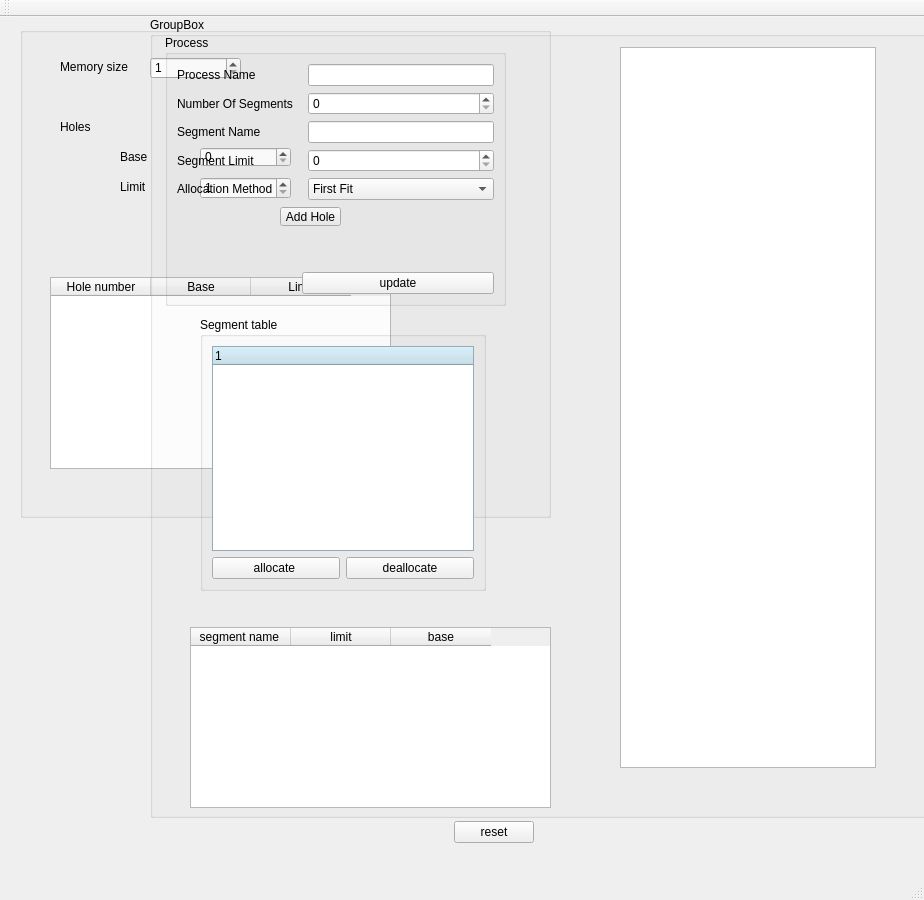
<?xml version="1.0" encoding="UTF-8"?>
<ui version="4.0">
 <class>MainWindow</class>
 <widget class="QMainWindow" name="MainWindow">
  <property name="geometry">
   <rect>
    <x>0</x>
    <y>0</y>
    <width>924</width>
    <height>900</height>
   </rect>
  </property>
  <property name="windowTitle">
   <string>MainWindow</string>
  </property>
  <widget class="QWidget" name="centralwidget">
   <widget class="QGroupBox" name="groupholes">
    <property name="geometry">
     <rect>
      <x>20</x>
      <y>10</y>
      <width>531</width>
      <height>491</height>
     </rect>
    </property>
    <property name="title">
     <string/>
    </property>
    <widget class="QToolButton" name="update">
     <property name="geometry">
      <rect>
       <x>260</x>
       <y>180</y>
       <width>61</width>
       <height>19</height>
      </rect>
     </property>
     <property name="text">
      <string>Add Hole</string>
     </property>
    </widget>
    <widget class="QSpinBox" name="limit">
     <property name="geometry">
      <rect>
       <x>180</x>
       <y>150</y>
       <width>91</width>
       <height>22</height>
      </rect>
     </property>
     <property name="minimum">
      <number>1</number>
     </property>
     <property name="maximum">
      <number>100000</number>
     </property>
    </widget>
    <widget class="QLabel" name="label_3">
     <property name="geometry">
      <rect>
       <x>100</x>
       <y>150</y>
       <width>71</width>
       <height>20</height>
      </rect>
     </property>
     <property name="text">
      <string>Limit</string>
     </property>
    </widget>
    <widget class="QLabel" name="label_2">
     <property name="geometry">
      <rect>
       <x>40</x>
       <y>90</y>
       <width>71</width>
       <height>20</height>
      </rect>
     </property>
     <property name="text">
      <string>Holes</string>
     </property>
    </widget>
    <widget class="QLabel" name="label_5">
     <property name="geometry">
      <rect>
       <x>100</x>
       <y>120</y>
       <width>71</width>
       <height>20</height>
      </rect>
     </property>
     <property name="text">
      <string>Base</string>
     </property>
    </widget>
    <widget class="QToolButton" name="done">
     <property name="geometry">
      <rect>
       <x>370</x>
       <y>450</y>
       <width>61</width>
       <height>20</height>
      </rect>
     </property>
     <property name="text">
      <string>Done</string>
     </property>
    </widget>
    <widget class="QLabel" name="label">
     <property name="geometry">
      <rect>
       <x>40</x>
       <y>30</y>
       <width>91</width>
       <height>20</height>
      </rect>
     </property>
     <property name="text">
      <string>Memory size</string>
     </property>
    </widget>
    <widget class="QSpinBox" name="base">
     <property name="geometry">
      <rect>
       <x>180</x>
       <y>120</y>
       <width>91</width>
       <height>20</height>
      </rect>
     </property>
     <property name="maximum">
      <number>100000</number>
     </property>
    </widget>
    <widget class="QSpinBox" name="memorysize">
     <property name="geometry">
      <rect>
       <x>130</x>
       <y>30</y>
       <width>91</width>
       <height>22</height>
      </rect>
     </property>
     <property name="minimum">
      <number>1</number>
     </property>
     <property name="maximum">
      <number>10000</number>
     </property>
    </widget>
    <widget class="QTableWidget" name="tableWidget">
     <property name="geometry">
      <rect>
       <x>30</x>
       <y>250</y>
       <width>341</width>
       <height>192</height>
      </rect>
     </property>
     <column>
      <property name="text">
       <string>Hole number</string>
      </property>
     </column>
     <column>
      <property name="text">
       <string>Base</string>
      </property>
     </column>
     <column>
      <property name="text">
       <string>Limit</string>
      </property>
     </column>
    </widget>
   </widget>
   <widget class="QGroupBox" name="groupBox_2">
    <property name="geometry">
     <rect>
      <x>150</x>
      <y>0</y>
      <width>931</width>
      <height>801</height>
     </rect>
    </property>
    <property name="sizePolicy">
     <sizepolicy hsizetype="Preferred" vsizetype="Preferred">
      <horstretch>0</horstretch>
      <verstretch>0</verstretch>
     </sizepolicy>
    </property>
    <property name="title">
     <string>GroupBox</string>
    </property>
    <widget class="QGroupBox" name="groupBox">
     <property name="geometry">
      <rect>
       <x>15</x>
       <y>18</y>
       <width>341</width>
       <height>271</height>
      </rect>
     </property>
     <property name="title">
      <string>Process </string>
     </property>
     <layout class="QGridLayout" name="gridLayout_2">
      <item row="0" column="2">
       <widget class="QLineEdit" name="processname"/>
      </item>
      <item row="7" column="1" colspan="2">
       <widget class="QPushButton" name="update_2">
        <property name="text">
         <string>update</string>
        </property>
       </widget>
      </item>
      <item row="2" column="2">
       <widget class="QLineEdit" name="segmentname"/>
      </item>
      <item row="5" column="0" colspan="2">
       <widget class="QLabel" name="label_9">
        <property name="text">
         <string/>
        </property>
       </widget>
      </item>
      <item row="1" column="2">
       <widget class="QSpinBox" name="numberofsegments"/>
      </item>
      <item row="3" column="0">
       <widget class="QLabel" name="label_8">
        <property name="text">
         <string>Segment Limit            </string>
        </property>
       </widget>
      </item>
      <item row="0" column="0">
       <widget class="QLabel" name="label_10">
        <property name="text">
         <string>Process Name            </string>
        </property>
       </widget>
      </item>
      <item row="4" column="0">
       <widget class="QLabel" name="label_6">
        <property name="text">
         <string>Allocation Method</string>
        </property>
       </widget>
      </item>
      <item row="3" column="2">
       <widget class="QSpinBox" name="segmentlimit">
        <property name="maximum">
         <number>10000</number>
        </property>
       </widget>
      </item>
      <item row="1" column="0">
       <widget class="QLabel" name="label_4">
        <property name="text">
         <string>Number Of Segments</string>
        </property>
       </widget>
      </item>
      <item row="2" column="0">
       <widget class="QLabel" name="label_7">
        <property name="text">
         <string>Segment Name          </string>
        </property>
       </widget>
      </item>
      <item row="4" column="2">
       <widget class="QComboBox" name="comboBox">
        <item>
         <property name="text">
          <string>First Fit</string>
         </property>
        </item>
        <item>
         <property name="text">
          <string>Best Fit</string>
         </property>
        </item>
       </widget>
      </item>
     </layout>
    </widget>
    <widget class="QGraphicsView" name="graphicsView">
     <property name="geometry">
      <rect>
       <x>470</x>
       <y>30</y>
       <width>256</width>
       <height>721</height>
      </rect>
     </property>
    </widget>
    <widget class="QGroupBox" name="segmentbox">
     <property name="geometry">
      <rect>
       <x>50</x>
       <y>300</y>
       <width>286</width>
       <height>274</height>
      </rect>
     </property>
     <property name="title">
      <string>Segment table</string>
     </property>
     <layout class="QGridLayout" name="gridLayout">
      <item row="1" column="0">
       <widget class="QPushButton" name="allocate">
        <property name="text">
         <string>allocate </string>
        </property>
       </widget>
      </item>
      <item row="1" column="1">
       <widget class="QPushButton" name="deallocate">
        <property name="text">
         <string>deallocate</string>
        </property>
       </widget>
      </item>
      <item row="0" column="0" colspan="2">
       <widget class="QTreeWidget" name="treeWidget">
        <property name="palette">
         <palette>
          <active>
           <colorrole role="WindowText">
            <brush brushstyle="SolidPattern">
             <color alpha="255">
              <red>0</red>
              <green>0</green>
              <blue>0</blue>
             </color>
            </brush>
           </colorrole>
           <colorrole role="Button">
            <brush brushstyle="SolidPattern">
             <color alpha="255">
              <red>193</red>
              <green>223</green>
              <blue>236</blue>
             </color>
            </brush>
           </colorrole>
           <colorrole role="Light">
            <brush brushstyle="SolidPattern">
             <color alpha="255">
              <red>255</red>
              <green>255</green>
              <blue>255</blue>
             </color>
            </brush>
           </colorrole>
           <colorrole role="Midlight">
            <brush brushstyle="SolidPattern">
             <color alpha="255">
              <red>224</red>
              <green>239</green>
              <blue>245</blue>
             </color>
            </brush>
           </colorrole>
           <colorrole role="Dark">
            <brush brushstyle="SolidPattern">
             <color alpha="255">
              <red>96</red>
              <green>111</green>
              <blue>118</blue>
             </color>
            </brush>
           </colorrole>
           <colorrole role="Mid">
            <brush brushstyle="SolidPattern">
             <color alpha="255">
              <red>129</red>
              <green>149</green>
              <blue>157</blue>
             </color>
            </brush>
           </colorrole>
           <colorrole role="Text">
            <brush brushstyle="SolidPattern">
             <color alpha="255">
              <red>0</red>
              <green>0</green>
              <blue>0</blue>
             </color>
            </brush>
           </colorrole>
           <colorrole role="BrightText">
            <brush brushstyle="SolidPattern">
             <color alpha="255">
              <red>255</red>
              <green>255</green>
              <blue>255</blue>
             </color>
            </brush>
           </colorrole>
           <colorrole role="ButtonText">
            <brush brushstyle="SolidPattern">
             <color alpha="255">
              <red>0</red>
              <green>0</green>
              <blue>0</blue>
             </color>
            </brush>
           </colorrole>
           <colorrole role="Base">
            <brush brushstyle="SolidPattern">
             <color alpha="255">
              <red>255</red>
              <green>255</green>
              <blue>255</blue>
             </color>
            </brush>
           </colorrole>
           <colorrole role="Window">
            <brush brushstyle="SolidPattern">
             <color alpha="255">
              <red>193</red>
              <green>223</green>
              <blue>236</blue>
             </color>
            </brush>
           </colorrole>
           <colorrole role="Shadow">
            <brush brushstyle="SolidPattern">
             <color alpha="255">
              <red>0</red>
              <green>0</green>
              <blue>0</blue>
             </color>
            </brush>
           </colorrole>
           <colorrole role="AlternateBase">
            <brush brushstyle="SolidPattern">
             <color alpha="255">
              <red>224</red>
              <green>239</green>
              <blue>245</blue>
             </color>
            </brush>
           </colorrole>
           <colorrole role="ToolTipBase">
            <brush brushstyle="SolidPattern">
             <color alpha="255">
              <red>255</red>
              <green>255</green>
              <blue>220</blue>
             </color>
            </brush>
           </colorrole>
           <colorrole role="ToolTipText">
            <brush brushstyle="SolidPattern">
             <color alpha="255">
              <red>0</red>
              <green>0</green>
              <blue>0</blue>
             </color>
            </brush>
           </colorrole>
           <colorrole role="PlaceholderText">
            <brush brushstyle="SolidPattern">
             <color alpha="128">
              <red>0</red>
              <green>0</green>
              <blue>0</blue>
             </color>
            </brush>
           </colorrole>
          </active>
          <inactive>
           <colorrole role="WindowText">
            <brush brushstyle="SolidPattern">
             <color alpha="255">
              <red>0</red>
              <green>0</green>
              <blue>0</blue>
             </color>
            </brush>
           </colorrole>
           <colorrole role="Button">
            <brush brushstyle="SolidPattern">
             <color alpha="255">
              <red>193</red>
              <green>223</green>
              <blue>236</blue>
             </color>
            </brush>
           </colorrole>
           <colorrole role="Light">
            <brush brushstyle="SolidPattern">
             <color alpha="255">
              <red>255</red>
              <green>255</green>
              <blue>255</blue>
             </color>
            </brush>
           </colorrole>
           <colorrole role="Midlight">
            <brush brushstyle="SolidPattern">
             <color alpha="255">
              <red>224</red>
              <green>239</green>
              <blue>245</blue>
             </color>
            </brush>
           </colorrole>
           <colorrole role="Dark">
            <brush brushstyle="SolidPattern">
             <color alpha="255">
              <red>96</red>
              <green>111</green>
              <blue>118</blue>
             </color>
            </brush>
           </colorrole>
           <colorrole role="Mid">
            <brush brushstyle="SolidPattern">
             <color alpha="255">
              <red>129</red>
              <green>149</green>
              <blue>157</blue>
             </color>
            </brush>
           </colorrole>
           <colorrole role="Text">
            <brush brushstyle="SolidPattern">
             <color alpha="255">
              <red>0</red>
              <green>0</green>
              <blue>0</blue>
             </color>
            </brush>
           </colorrole>
           <colorrole role="BrightText">
            <brush brushstyle="SolidPattern">
             <color alpha="255">
              <red>255</red>
              <green>255</green>
              <blue>255</blue>
             </color>
            </brush>
           </colorrole>
           <colorrole role="ButtonText">
            <brush brushstyle="SolidPattern">
             <color alpha="255">
              <red>0</red>
              <green>0</green>
              <blue>0</blue>
             </color>
            </brush>
           </colorrole>
           <colorrole role="Base">
            <brush brushstyle="SolidPattern">
             <color alpha="255">
              <red>255</red>
              <green>255</green>
              <blue>255</blue>
             </color>
            </brush>
           </colorrole>
           <colorrole role="Window">
            <brush brushstyle="SolidPattern">
             <color alpha="255">
              <red>193</red>
              <green>223</green>
              <blue>236</blue>
             </color>
            </brush>
           </colorrole>
           <colorrole role="Shadow">
            <brush brushstyle="SolidPattern">
             <color alpha="255">
              <red>0</red>
              <green>0</green>
              <blue>0</blue>
             </color>
            </brush>
           </colorrole>
           <colorrole role="AlternateBase">
            <brush brushstyle="SolidPattern">
             <color alpha="255">
              <red>224</red>
              <green>239</green>
              <blue>245</blue>
             </color>
            </brush>
           </colorrole>
           <colorrole role="ToolTipBase">
            <brush brushstyle="SolidPattern">
             <color alpha="255">
              <red>255</red>
              <green>255</green>
              <blue>220</blue>
             </color>
            </brush>
           </colorrole>
           <colorrole role="ToolTipText">
            <brush brushstyle="SolidPattern">
             <color alpha="255">
              <red>0</red>
              <green>0</green>
              <blue>0</blue>
             </color>
            </brush>
           </colorrole>
           <colorrole role="PlaceholderText">
            <brush brushstyle="SolidPattern">
             <color alpha="128">
              <red>0</red>
              <green>0</green>
              <blue>0</blue>
             </color>
            </brush>
           </colorrole>
          </inactive>
          <disabled>
           <colorrole role="WindowText">
            <brush brushstyle="SolidPattern">
             <color alpha="255">
              <red>96</red>
              <green>111</green>
              <blue>118</blue>
             </color>
            </brush>
           </colorrole>
           <colorrole role="Button">
            <brush brushstyle="SolidPattern">
             <color alpha="255">
              <red>193</red>
              <green>223</green>
              <blue>236</blue>
             </color>
            </brush>
           </colorrole>
           <colorrole role="Light">
            <brush brushstyle="SolidPattern">
             <color alpha="255">
              <red>255</red>
              <green>255</green>
              <blue>255</blue>
             </color>
            </brush>
           </colorrole>
           <colorrole role="Midlight">
            <brush brushstyle="SolidPattern">
             <color alpha="255">
              <red>224</red>
              <green>239</green>
              <blue>245</blue>
             </color>
            </brush>
           </colorrole>
           <colorrole role="Dark">
            <brush brushstyle="SolidPattern">
             <color alpha="255">
              <red>96</red>
              <green>111</green>
              <blue>118</blue>
             </color>
            </brush>
           </colorrole>
           <colorrole role="Mid">
            <brush brushstyle="SolidPattern">
             <color alpha="255">
              <red>129</red>
              <green>149</green>
              <blue>157</blue>
             </color>
            </brush>
           </colorrole>
           <colorrole role="Text">
            <brush brushstyle="SolidPattern">
             <color alpha="255">
              <red>96</red>
              <green>111</green>
              <blue>118</blue>
             </color>
            </brush>
           </colorrole>
           <colorrole role="BrightText">
            <brush brushstyle="SolidPattern">
             <color alpha="255">
              <red>255</red>
              <green>255</green>
              <blue>255</blue>
             </color>
            </brush>
           </colorrole>
           <colorrole role="ButtonText">
            <brush brushstyle="SolidPattern">
             <color alpha="255">
              <red>96</red>
              <green>111</green>
              <blue>118</blue>
             </color>
            </brush>
           </colorrole>
           <colorrole role="Base">
            <brush brushstyle="SolidPattern">
             <color alpha="255">
              <red>193</red>
              <green>223</green>
              <blue>236</blue>
             </color>
            </brush>
           </colorrole>
           <colorrole role="Window">
            <brush brushstyle="SolidPattern">
             <color alpha="255">
              <red>193</red>
              <green>223</green>
              <blue>236</blue>
             </color>
            </brush>
           </colorrole>
           <colorrole role="Shadow">
            <brush brushstyle="SolidPattern">
             <color alpha="255">
              <red>0</red>
              <green>0</green>
              <blue>0</blue>
             </color>
            </brush>
           </colorrole>
           <colorrole role="AlternateBase">
            <brush brushstyle="SolidPattern">
             <color alpha="255">
              <red>193</red>
              <green>223</green>
              <blue>236</blue>
             </color>
            </brush>
           </colorrole>
           <colorrole role="ToolTipBase">
            <brush brushstyle="SolidPattern">
             <color alpha="255">
              <red>255</red>
              <green>255</green>
              <blue>220</blue>
             </color>
            </brush>
           </colorrole>
           <colorrole role="ToolTipText">
            <brush brushstyle="SolidPattern">
             <color alpha="255">
              <red>0</red>
              <green>0</green>
              <blue>0</blue>
             </color>
            </brush>
           </colorrole>
           <colorrole role="PlaceholderText">
            <brush brushstyle="SolidPattern">
             <color alpha="128">
              <red>0</red>
              <green>0</green>
              <blue>0</blue>
             </color>
            </brush>
           </colorrole>
          </disabled>
         </palette>
        </property>
        <property name="cursor" stdset="0">
         <cursorShape>PointingHandCursor</cursorShape>
        </property>
        <column>
         <property name="text">
          <string notr="true">1</string>
         </property>
        </column>
       </widget>
      </item>
     </layout>
    </widget>
    <widget class="QTableWidget" name="tableWidget_2">
     <property name="geometry">
      <rect>
       <x>40</x>
       <y>610</y>
       <width>361</width>
       <height>181</height>
      </rect>
     </property>
     <property name="styleSheet">
      <string notr="true">background-color=rgb(252, 86, 168)</string>
     </property>
     <column>
      <property name="text">
       <string>segment name </string>
      </property>
     </column>
     <column>
      <property name="text">
       <string>limit</string>
      </property>
     </column>
     <column>
      <property name="text">
       <string>base</string>
      </property>
     </column>
    </widget>
   </widget>
   <widget class="QWidget" name="layoutWidget">
    <property name="geometry">
     <rect>
      <x>400</x>
      <y>800</y>
      <width>187</width>
      <height>30</height>
     </rect>
    </property>
    <layout class="QHBoxLayout" name="horizontalLayout">
     <item>
      <spacer name="horizontalSpacer">
       <property name="orientation">
        <enum>Qt::Horizontal</enum>
       </property>
       <property name="sizeHint" stdset="0">
        <size>
         <width>40</width>
         <height>20</height>
        </size>
       </property>
      </spacer>
     </item>
     <item>
      <widget class="QPushButton" name="reset">
       <property name="text">
        <string>reset</string>
       </property>
      </widget>
     </item>
     <item>
      <spacer name="horizontalSpacer_2">
       <property name="orientation">
        <enum>Qt::Horizontal</enum>
       </property>
       <property name="sizeHint" stdset="0">
        <size>
         <width>40</width>
         <height>20</height>
        </size>
       </property>
      </spacer>
     </item>
    </layout>
   </widget>
  </widget>
  <widget class="QMenuBar" name="menubar">
   <property name="geometry">
    <rect>
     <x>0</x>
     <y>0</y>
     <width>924</width>
     <height>26</height>
    </rect>
   </property>
  </widget>
  <widget class="QStatusBar" name="statusbar"/>
  <widget class="QToolBar" name="toolBar">
   <property name="windowTitle">
    <string>toolBar</string>
   </property>
   <attribute name="toolBarArea">
    <enum>TopToolBarArea</enum>
   </attribute>
   <attribute name="toolBarBreak">
    <bool>false</bool>
   </attribute>
  </widget>
 </widget>
 <tabstops>
  <tabstop>memorysize</tabstop>
  <tabstop>base</tabstop>
  <tabstop>limit</tabstop>
  <tabstop>done</tabstop>
  <tabstop>update</tabstop>
  <tabstop>tableWidget</tabstop>
 </tabstops>
 <resources/>
 <connections/>
</ui>
